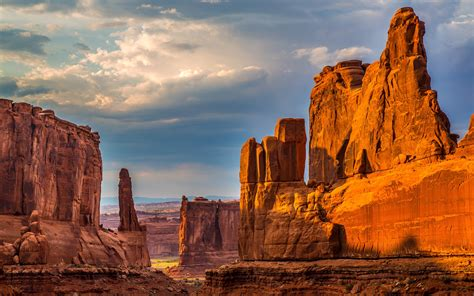
#> input picture examples/rock_canyon.jpg, 474 x 296 px, found by its file name
$ python driver.py
#> lines starting #> are read from the running program, lines starting #| are printed output that depends on the picture
### src/goph547lab00/arrays.py
# Lab 0A
# Matthew Davidson UCID: 30182729
import numpy as np

def square_ones(n):
    """Create an nxn array of ones.
    Parameters
    ----------
    n : int
    The size of the array.
    Returns
    -------
    numpy.ndarray, shape=(n,n)
    """
    return np.ones((n,n))

### examples/driver.py
import numpy as np
import matplotlib.pyplot as plt
from PIL import Image

from goph547lab00.arrays import (
    square_ones,
    )
def main():

    # Part 0A
    # test creating square array of ones
    A_np = np.ones((3,3))
    A = square_ones(3)
    print(f'A_np:\n{A_np}')
    print(f'A:\n{A}')

    # Part 0B
    # Question 1: Array of ones (3x5)
    Array_Q1 = np.ones((3,5))
    print(f'Array_Q1:\n{Array_Q1}')

    # Question 2: Array of NaN (6x3)
    Array_Q2 = np.full((6,3), np.nan)
    print(f'Array_Q2:\n{Array_Q2}')

    # Question 3: Column vector of odd numbers between 44 and 75
    Array_Q3 = np.arange(45, 76, 2).reshape(-1,1)
    print(f'Array_Q3:\n{Array_Q3}')

    # Question 4: Sum of the vector produced in Question 3
    Sum_Q4 = np.sum(Array_Q3)
    print(f'Sum_Q4: {Sum_Q4}')

    # Question 5: Array A
    A = np.array([[5,7,2],[1,-2,3],[4,4,4]])
    print(f'Array A:\n{A}')

    # Question 6: Array B in a single command
    B = np.eye(3)
    print(f'Array B:\n{B}')

    # Question 7: Element-wise multiplication of A and B
    C = A * B
    print(f'Element-wise multiplication of A and B (C):\n{C}')

    # Question 8: Matrix multiplication of A and B
    D = A @ B
    print(f'Matrix multiplication of A and B (D):\n{D}')

    # Question 9: Cross product of arrays A and B
    cross_product = np.cross(A, B)
    print(f'Cross product of A and B:\n{cross_product}')

    # Question 10: Loading rock canyon image
    rock_canyon = np.asarray(Image.open("examples/rock_canyon.jpg"))
#> rock_canyon is the input picture: shape (296, 474, 3); mean R, G, B 140.6, 100.4, 81.3

    # Question 11: Plotting Image + Shape of the array(s)
    plt.imshow(rock_canyon)
    plt.title('Rock Canyon Image')
    plt.axis('off')
    plt.show()
    print(f'Shape of rock_canyon array: {rock_canyon.shape}')
#| Shape of rock_canyon array: (296, 474, 3)

    # Question 12: Converting to Grayscale
    rock_canyon_gray = np.asarray(Image.open("examples/rock_canyon.jpg").convert('L'))
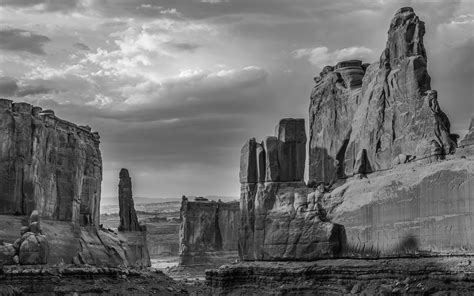
#> rock_canyon_gray: shape (296, 474); min 3, max 250, mean 110.2
    plt.imshow(rock_canyon_gray, cmap='gray')
    plt.title('Rock Canyon Grayscale Image')
    plt.axis('off')
    plt.show()
    print(f'Shape of rock_canyon_gray array: {rock_canyon_gray.shape}')
#| Shape of rock_canyon_gray array: (296, 474)

    # Question 13: New smaller image array
    H, W = rock_canyon_gray.shape
#> H = 296; W = 474
    small_gray_image = rock_canyon_gray[int(0.45*H):int(0.90*H), int(0.20*W):int(0.35*W)]
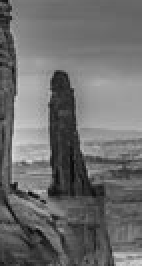
#> small_gray_image: shape (133, 71) (shown 2 times larger); min 9, max 217, mean 109.1
    plt.imshow(small_gray_image, cmap='gray')
    plt.title('Smaller Grayscale Image')
    plt.axis('off')
    plt.show()
    print(f'Shape of small_gray_image array: {small_gray_image.shape}')
#| Shape of small_gray_image array: (133, 71)

    # Question 14 to 16: Subplots, x-coordinate on the horizontal axis and colour values on the vertical axis,
    # and y-coordinate on the vertical axis and colour values on the horizontal axis

    # Splitting image into color channels
    R = rock_canyon[:, :, 0].astype(float)
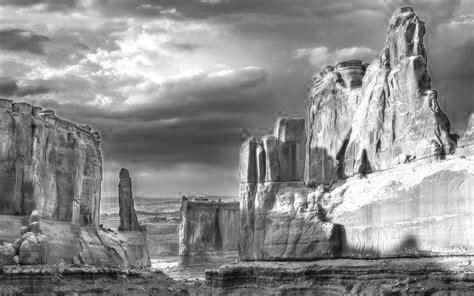
#> R: shape (296, 474) float64; min 10, max 255, mean 140.6
    G = rock_canyon[:, :, 1].astype(float)
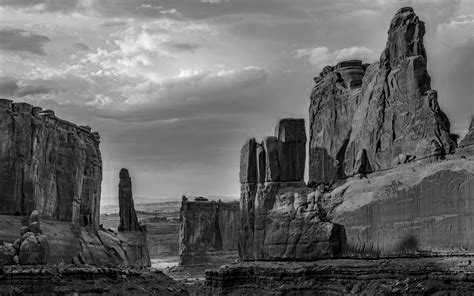
#> G: shape (296, 474) float64; min 0, max 253, mean 100.4
    B = rock_canyon[:, :, 2].astype(float)
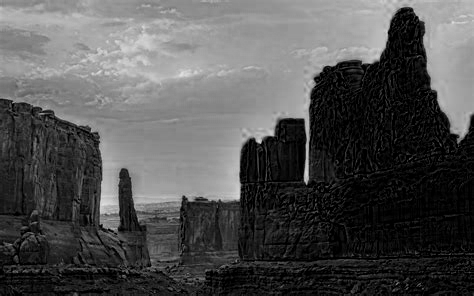
#> B: shape (296, 474) float64; min 0, max 224, mean 81.3
    RGB = (R + G + B) / 3.0

    # Prepare x and y coordinates
    x = np.arange(W)
#> x = 474 values from 0 to 473
    y = np.arange(H)
#> y = 296 values from 0 to 295

    # Create subplots
    fig, axs = plt.subplots(1, 2, figsize=(12, 5))

    # Plot mean RGB values against x and y coordinates
    # For x-coordinate (horizontal axis)
    axs[0].plot(x, np.mean(R, axis=0), color='red', label='R', linewidth = 1.0)
    axs[0].plot(x, np.mean(G, axis=0), color='green', label='G', linewidth = 1.0)
    axs[0].plot(x, np.mean(B, axis=0), color='blue', label='B', linewidth = 1.0)
    axs[0].plot(x, np.mean(RGB, axis=0), color='k', label='RGB', linewidth = 2.5)
    axs[0].set_title('Mean along the y-direction plotted along the x-coordinate')
    axs[0].set_xlabel('x-coordinate (pixels)')
    axs[0].set_ylabel('Mean Pixel Value')
    axs[0].legend()

    # For y-coordinate (vertical axis)
    axs[1].plot(np.mean(R, axis=1), y, color='red', label='R', linewidth = 1.0)
    axs[1].plot(np.mean(G, axis=1), y, color='green', label='G', linewidth = 1.0)
    axs[1].plot(np.mean(B, axis=1), y, color='blue', label='B', linewidth = 1.0)
    axs[1].plot(np.mean(RGB, axis=1), y, color='k', label='RGB', linewidth = 2.5)
    axs[1].invert_yaxis()
    axs[1].set_title('Mean along the x-direction plotted against the y-coordinate')
    axs[1].set_xlabel('Mean Pixel Value')
    axs[1].set_ylabel('y-coordinate (pixels)')
    axs[1].legend()

    # Save and show the figure
    plt.savefig('examples/rock_canyon_RGB_summary.png', dpi=200)
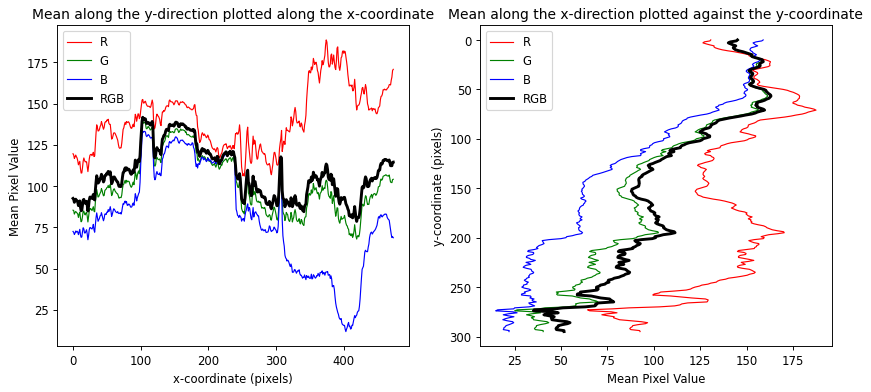
#> figure drawn by matplotlib, 2 panels; panel 1: curve peaks at x = 374, y = 188.6; panel 1: curve peaks at x = 103, y = 139.2; panel 1: curve peaks at x = 103, y = 133.3
    plt.show()

if __name__ == '__main__':
    main()
